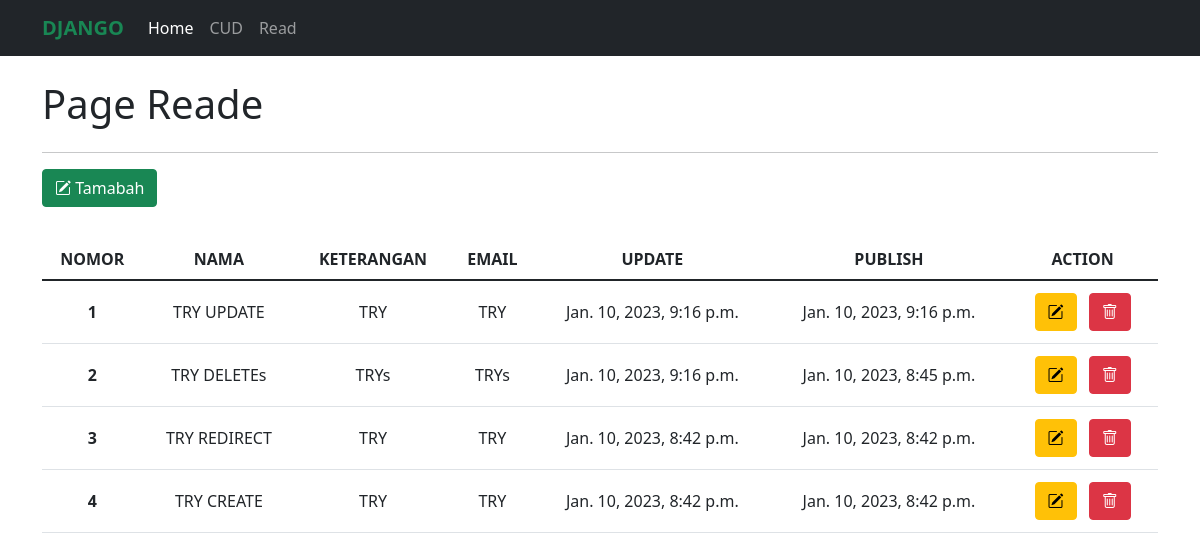
The page /reade/ on the database its author committed.
### crud/models.py (models this page shows, shortened)
class crudModel(models.Model):
    nama    = models.CharField(max_length=20)
    ket     = models.TextField()
    email   = models.CharField(max_length=20)
    update  = models.DateTimeField(auto_now_add=True)
    publish = models.DateTimeField(auto_now=True)

### crud/views.py (the view)
# urls.py: path('',views.read,name='read'),
def read(request):
    read = crudModel.objects.all().order_by('-id')
    context ={
        'judul':'Page Reade',
        'datas':read
    }
    return render(request, 'crud/read.html',context)

### crud/templates/crud/read.html
{%extends 'base.html'%}
{%block konten%}
<h1 class="my-4">{{judul}}</h1>
<hr>
<div class="create">
  <a href=" {%url 'index:create'%} " class="btn btn-success bi bi-pencil-square mb-2"> Tamabah </a>
</div>
<table class="table my-4">
    <thead>
      <tr class="text-center">
        <th scope="col">NOMOR</th>
        <th scope="col">NAMA</th>
        <th scope="col">KETERANGAN</th>
        <th scope="col">EMAIL</th>
        <th scope="col">UPDATE</th>
        <th scope="col">PUBLISH</th>
        <th scope="col">ACTION</th>
    </tr>
    </thead>
    <tbody>
      {%for data in datas%}
      <tr class="text-center">
        <th scope="row" class="align-middle">{{forloop.counter}}</th>
        <td class="align-middle">{{data.nama}}</td>
        <td class="align-middle">{{data.ket | truncatechars:50}}</td>
        <td class="align-middle">{{data.email}}</td>
        <td class="align-middle">{{data.publish}}</td>
        <td class="align-middle">{{data.update}}</td>
        <td class="align-middle">
            <a href="{%url 'index:update' up_id=data.id %} " class="btn btn-warning bi bi-pencil-square m-1"></a>
            <a href=" {%url 'index:delete' delete_id=data.id %} "class="btn btn-danger bi bi-trash m-1 "></a>
        </td>
      </tr>
     {%endfor%}
    </tbody>
  </table>
{%endblock konten%}

### templates/base.html (shortened to what this page needs)
<!doctype html>
<html lang="en">
  <head>
    {%include 'snippets/style.html'%}
  </head>
  <body>
    {%include 'snippets/nav.html'%}
    <div class="container">
       {%block konten%}
       {%endblock konten%}
    </div>
</body>
</html>

### templates/snippets/style.html (shortened to what this page needs)
<link href="https://cdn.jsdelivr.net/npm/bootstrap@5.1.3/dist/css/bootstrap.min.css" rel="stylesheet">
<link rel="stylesheet" href="https://cdn.jsdelivr.net/npm/bootstrap-icons@1.10.3/font/bootstrap-icons.css">

### templates/snippets/nav.html (shortened to what this page needs)
<nav class="navbar navbar-expand-lg navbar-dark bg-dark">
    <div class="container">
      <a class="navbar-brand text-success fw-bold" href="#">DJANGO</a>
      <div class="collapse navbar-collapse" id="navbarNav">
        <ul class="navbar-nav">
          <li class="nav-item">
            <a class="nav-link active" aria-current="page" href="{%url 'index'%}">Home</a>
          </li>
          <li class="nav-item">
            <a class="nav-link" href=" {%url 'index:create'%}">CUD</a>
          </li>
          <li class="nav-item">
            <a class="nav-link" href="{%url 'index:read'%}">Read</a>
          </li>
        </ul>
      </div>
    </div>
</nav>

### rows shown on the page
crudModel: nama "TRY UPDATE", ket "TRY", email "TRY", publish "Jan. 10, 2023, 9:16 p.m.", update "Jan. 10, 2023, 9:16 p.m."
crudModel: nama "TRY DELETEs", ket "TRYs", email "TRYs", publish "Jan. 10, 2023, 9:16 p.m.", update "Jan. 10, 2023, 8:45 p.m."
crudModel: nama "TRY REDIRECT", ket "TRY", email "TRY", publish "Jan. 10, 2023, 8:42 p.m.", update "Jan. 10, 2023, 8:42 p.m."
crudModel: nama "TRY CREATE", ket "TRY", email "TRY", publish "Jan. 10, 2023, 8:42 p.m.", update "Jan. 10, 2023, 8:42 p.m."

### other values the page prints
{{ judul }} "Page Reade"
